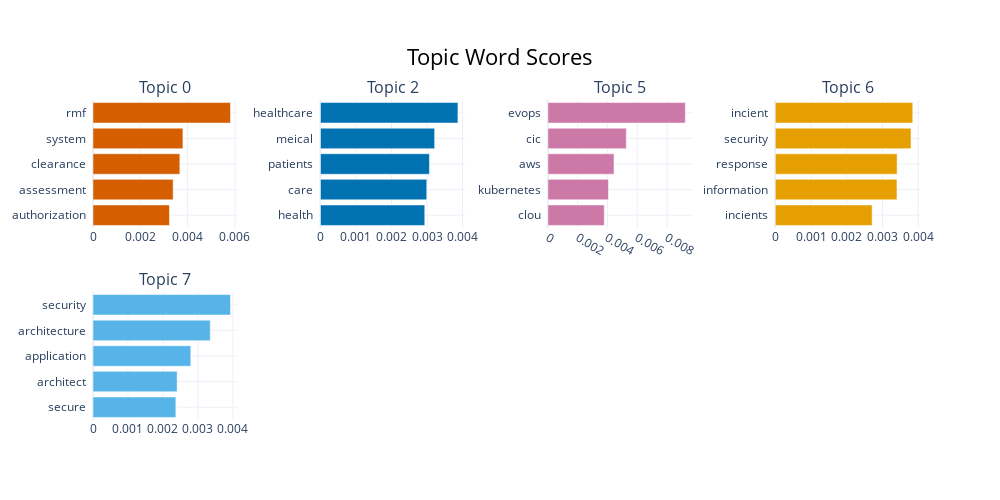

The notebook cell saved with this chart:
### Code cell
#refined extracted topics 
topic_model.visualize_barchart(top_n_topics=5)

### Figure 1 — Plotly figure (JSON) as saved in the notebook; plotly's stock layout.template omitted (floating-point values rounded to 4 significant figures)
{"data": [{"marker": {"color": "#D55E00"}, "orientation": "h", "type": "bar", "x": [0.003233, 0.00339, 0.003673, 0.003803, 0.005815], "xaxis": "x", "y": ["authorization  ", "assessment  ", "clearance  ", "system  ", "rmf  "], "yaxis": "y"}, {"marker": {"color": "#0072B2"}, "orientation": "h", "type": "bar", "x": [0.002937, 0.002993, 0.003068, 0.003215, 0.00387], "xaxis": "x2", "y": ["health  ", "care  ", "patients  ", "meical  ", "healthcare  "], "yaxis": "y2"}, {"marker": {"color": "#CC79A7"}, "orientation": "h", "type": "bar", "x": [0.003789, 0.004068, 0.00444, 0.005268, 0.00923], "xaxis": "x3", "y": ["clou  ", "kubernetes  ", "aws  ", "cic  ", "evops  "], "yaxis": "y3"}, {"marker": {"color": "#E69F00"}, "orientation": "h", "type": "bar", "x": [0.00271, 0.003405, 0.003409, 0.003797, 0.003847], "xaxis": "x4", "y": ["incients  ", "information  ", "response  ", "security  ", "incient  "], "yaxis": "y4"}, {"marker": {"color": "#56B4E9"}, "orientation": "h", "type": "bar", "x": [0.002367, 0.002404, 0.002795, 0.00335, 0.003929], "xaxis": "x5", "y": ["secure  ", "architect  ", "application  ", "architecture  ", "security  "], "yaxis": "y5"}], "layout": {"annotations": [{"font": {"size": 16}, "showarrow": false, "text": "Topic 0", "x": 0.0875, "xanchor": "center", "xref": "paper", "y": 1, "yanchor": "bottom", "yref": "paper"}, {"font": {"size": 16}, "showarrow": false, "text": "Topic 2", "x": 0.3625, "xanchor": "center", "xref": "paper", "y": 1, "yanchor": "bottom", "yref": "paper"}, {"font": {"size": 16}, "showarrow": false, "text": "Topic 5", "x": 0.6375, "xanchor": "center", "xref": "paper", "y": 1, "yanchor": "bottom", "yref": "paper"}, {"font": {"size": 16}, "showarrow": false, "text": "Topic 6", "x": 0.9125, "xanchor": "center", "xref": "paper", "y": 1, "yanchor": "bottom", "yref": "paper"}, {"font": {"size": 16}, "showarrow": false, "text": "Topic 7", "x": 0.0875, "xanchor": "center", "xref": "paper", "y": 0.4, "yanchor": "bottom", "yref": "paper"}], "height": 500, "hoverlabel": {"bgcolor": "white", "font": {"family": "Rockwell", "size": 16}}, "showlegend": false, "title": {"font": {"color": "Black", "size": 22}, "text": "Topic Word Scores", "x": 0.5, "xanchor": "center", "yanchor": "top"}, "width": 1000, "xaxis": {"anchor": "y", "domain": [0, 0.175], "showgrid": true}, "xaxis2": {"anchor": "y2", "domain": [0.275, 0.45], "showgrid": true}, "xaxis3": {"anchor": "y3", "domain": [0.55, 0.725], "showgrid": true}, "xaxis4": {"anchor": "y4", "domain": [0.825, 1], "showgrid": true}, "xaxis5": {"anchor": "y5", "domain": [0, 0.175], "showgrid": true}, "xaxis6": {"anchor": "y6", "domain": [0.275, 0.45], "showgrid": true}, "xaxis7": {"anchor": "y7", "domain": [0.55, 0.725], "showgrid": true}, "xaxis8": {"anchor": "y8", "domain": [0.825, 1], "showgrid": true}, "yaxis": {"anchor": "x", "domain": [0.6, 1], "showgrid": true}, "yaxis2": {"anchor": "x2", "domain": [0.6, 1], "showgrid": true}, "yaxis3": {"anchor": "x3", "domain": [0.6, 1], "showgrid": true}, "yaxis4": {"anchor": "x4", "domain": [0.6, 1], "showgrid": true}, "yaxis5": {"anchor": "x5", "domain": [0, 0.4], "showgrid": true}, "yaxis6": {"anchor": "x6", "domain": [0, 0.4], "showgrid": true}, "yaxis7": {"anchor": "x7", "domain": [0, 0.4], "showgrid": true}, "yaxis8": {"anchor": "x8", "domain": [0, 0.4], "showgrid": true}}}
